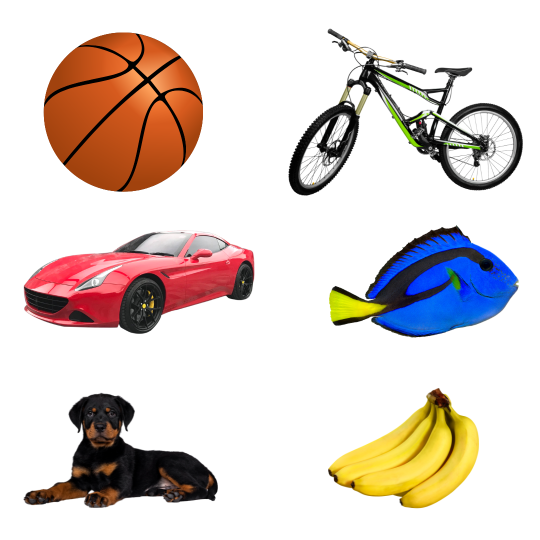
#> input picture image1.png, 1080 x 1080 px (shown at 1/2 size)
$ python object_detector.py image1.png
#> lines starting #> are read from the running program, lines starting #| are printed output that depends on the picture; after the words box and inside, x2 and y2 are one past the last pixel; in counts of white or black regions, pixels touching at a corner belong together
#> further down, original_image is the input picture: shape (1080, 1080, 3); mean B, G, R 203.7, 208.9, 219.8
'''
Name: Brij Vaghani
B00: B00825117
Date Submitted: 28 July 2023

The main purpose of the object_detector.py script is to detect object in any given image using
pre-trained image classification model.
To obtain this goal we will follow the following steps:
1. Apply Gaussian Filter to reduce the noise in the image or frame.
2. Apply Canny Edge Detection to Detect the edges in the image or frame.
3. Apply Adaptive Threshold to enhance the edges obtained in the Canny Edge Detector.
4. Perform Image Segmentation using kMeans Clustering to identify objects in the image.
5. Perform Image Classification to get the details of the identified object and their
   confidence level % using pre-trained ResNet50 model.
All the implementations are explained in details in the following code.
'''
'''
Pre-Requirements:
Run the following script in the terminal before running object_detector.py to install dependencies:
    'pip install -r requirements.txt'
'''
'''
Run object_detector:
To run object_detector run the following in terminal:
    'python3 object_detector.py <image_name>.png'
'''

# import all the required libraries and dependencies to apply the filter
import cv2
import numpy as np
from sklearn.cluster import KMeans
import tensorflow as tf
from tensorflow.keras.applications import ResNet50
from tensorflow.keras.applications.resnet50 import preprocess_input
import sys

# https://docs.opencv.org/4.x/d4/d13/tutorial_py_filtering.html accessed by Brij Vaghani on July 22nd 2023

def gaussian_filter(image,kernel_size):
    '''
    This method adds gausian filter to any image.
    Parameters:
        image
        kernel_size
    Returns:
        filtered_image
    '''
#> called with kernel_size = 3
    kernel = (kernel_size,kernel_size)
    filtered_image =  cv2.GaussianBlur(image,kernel, 0)
    return filtered_image

# https://docs.opencv.org/3.4/da/d22/tutorial_py_canny.html accessed by Brij Vaghani on July 22nd 2023

def canny_edge_detector(image,lower_threshold,upper_threshold):
    '''
    This method applies canny edge detector to get all the edges present in an image.
    Parameters:
        image
        upper_threshold
        lower_threshold
    Returns:
        edges
    '''
#> called with lower_threshold = 75, upper_threshold = 255

    edges = cv2.Canny(image, lower_threshold, upper_threshold)
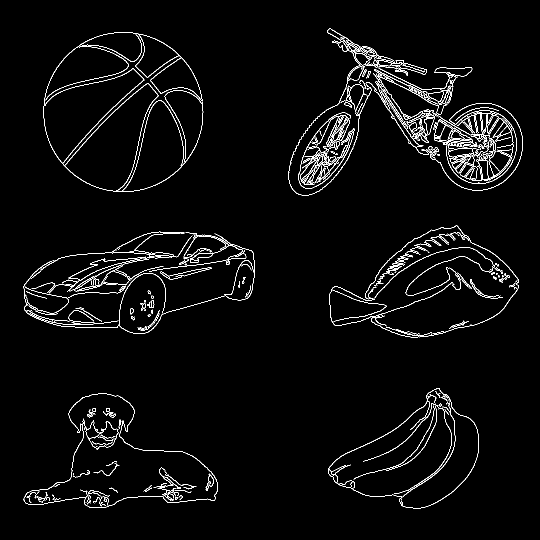
#> edges: shape (1080, 1080) (shown at 1/2 size); 3% white in thin lines or dots, all inside (x1, y1, x2, y2) = (47, 57, 1046, 1017)
    return edges

# https://www.tutorialspoint.com/opencv/opencv_adaptive_threshold.htm accessed by Brij Vaghani on July 22nd 2023

def apply_adaptive_threshold(image,max_value = 255, C = 10 ):
    '''
    This method applies adaptive threshold to enhance the image edges using ADAPTIVE_THRESH_GAUSSIAN_C and THRESH_BINARY
    Parameters:
        image
        max_value = 255
        C = 10
    Returns:
        thresholded_image
    '''
#> called with max_value = 255, C = 10

    adaptive_method = cv2.ADAPTIVE_THRESH_MEAN_C
    threshold_type =  cv2.THRESH_BINARY
    block_size = 11
    thresholded_image = cv2.adaptiveThreshold(image, max_value, adaptive_method,threshold_type,block_size, C)
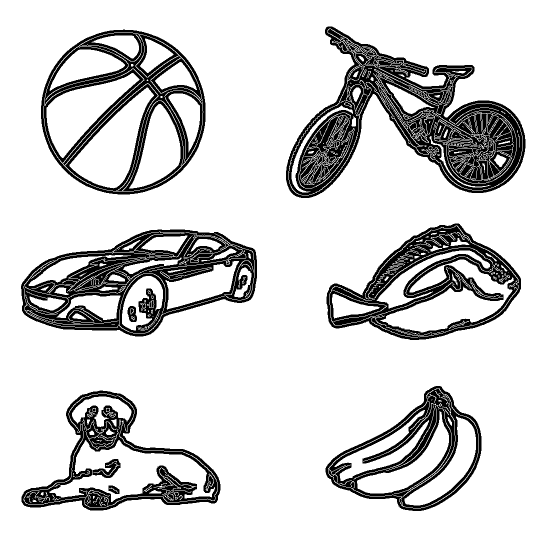
#> thresholded_image: shape (1080, 1080) (shown at 1/2 size); 83.3% white; 20 black regions (11 under 20 px), largest, box (x1, y1, x2, y2) and area: (572, 53, 1051, 396) 57232, (42, 459, 514, 673) 38024, (653, 447, 1042, 680) 28510

    return thresholded_image

# https://www.kdnuggets.com/2019/08/introduction-image-segmentation-k-means-clustering.html accessed by Brij Vaghani on July 25 2023.

def perform_image_segmentation(image, num_clusters):
    '''
    This method performs image segementation using KMeans on the image with enhanced edges to identify the objects.
    Parameters:
        image
        num_clusters
    Returns:
        segmented_image
    '''
#> called with num_clusters = 6

    height, width = image.shape[:2]
#> height = 1080; width = 1080
    reshaped_image = image.reshape(height * width, 1)

    # initialises KMeans
    kmeans = KMeans(n_clusters=num_clusters)
    kmeans.fit(reshaped_image)

    # Applies KMeans
    segmented_image = kmeans.cluster_centers_[kmeans.labels_].reshape(height, width)

    return segmented_image


# https://docs.opencv.org/4.x/d9/d8b/tutorial_py_contours_hierarchy.html accessed by Brij Vaghani on July 26 2023
# https://docs.opencv.org/4.x/d4/d73/tutorial_py_contours_begin.html accessed by Brij Vaghani on July 26 2023
# https://www.geeksforgeeks.org/find-and-draw-contours-using-opencv-python accessed by Brij Vaghani on July 26 2023
# https://docs.opencv.org/4.x/dd/d49/tutorial_py_contour_features.html accessed by Brij Vaghani on July 26 2023

def find_object_contours(segmented_image,original_image):
    '''
    This method find and highlight all the required objects in the image by filter out all the smaller contours using heirarchy in contour
    Parameters:
        segemented_image
        original_image
    Returns:
        contour_area
        rectangles_image
    '''
    # Convert Segmented image to integer for better computation
    segmented_image = segmented_image.astype(int)
#> segmented_image: shape (1080, 1080) int64; values 0 (black) and 254 (white), 83.3% white; 20 black regions (11 under 20 px)
    # using RETR_CCOMP hierarchy to avoid unnecessary contours.
    # it rejects all the children contours further
    hierarchy = cv2.RETR_CCOMP
    # using CHAIN_APPROX_SIMPLE appoximate method to locate contours.
    appoximation_method = cv2.CHAIN_APPROX_SIMPLE
    contours, heirarchy = cv2.findContours(segmented_image,hierarchy,appoximation_method)
#> contours = 4213 contours, 3222 with area under 20; largest, box (x1, y1, x2, y2) and area: (0, 0, 1080, 1080) 1164241, (81, 58, 412, 390) 86168, (82, 59, 411, 389) 85230, (571, 52, 1052, 397) 77318, (572, 53, 1051, 396) 75468

    # variable to store each object's contour.
    objects = []
    # copy original Image to highlight objects in
    objects_image = original_image.copy()

    for i in range(len(contours)):
        # checks the heirarchy of the contour.
        # rejects the countour if the heirarchy is not parent contour.
        if heirarchy[0][i][3] != -1:
            # rejects the contours that are considerably smaller
            if cv2.contourArea(contours[i])>25000:
                # gets the starting point and dimenstion of the rectangle.
                object = cv2.boundingRect(contours[i])

                # checks if no two rectangles are closer than 30px
                if all(abs(object[0] - obj[0]) > 30 or abs(object[1] - obj[1]) > 30 for obj in objects):
                    # Draws the rectangle around object and appends it to the objects array
                    cv2.rectangle(objects_image, (object[0], object[1]), (object[0] + object[2], object[1] + object[3]), (0, 0, 0), 2)
                    objects.append(object)
#> this loop made 4213 passes
#> object on pass 703: (656, 776, 302, 241)
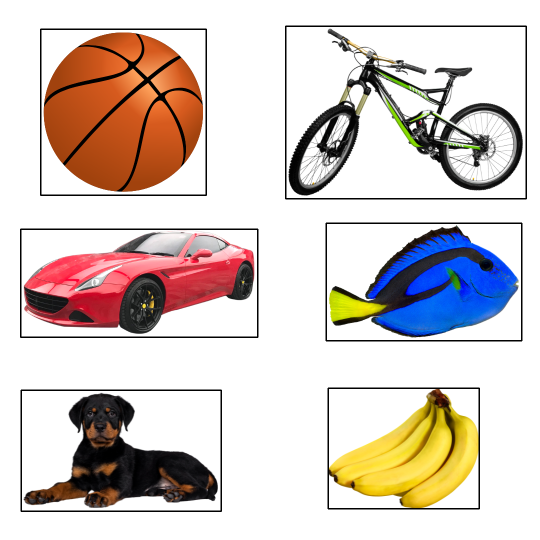
#> objects_image: shape (1080, 1080, 3) (shown at 1/2 size); mean R, G, B 214.6, 203.6, 198.4
#> after the loop, objects = [(656, 776, 302, 241), (42, 780, 400, 242), (41, 458, 474, 216), (652, 446, 391, 235), (81, 58, 331, 332), (571, 52, 481, 345)]

    return objects,objects_image


# https://keras.io/api/applications/resnet/ accessed by Brij Vaghani on July 27 2023
# https://medium.com/@nutanbhogendrasharma/image-classification-with-resnet50-model-12f4c79c216b accessed by Brij Vaghani on July 27 2023
# https://www.tensorflow.org/api_docs/python/tf/keras/applications/resnet50/preprocess_input accessed by Brij Vaghani on July 27 2023
# https://www.geeksforgeeks.org/python-tensorflow-expand_dims/ accessed by Brij Vaghani on July 27 2023

def Resnet50_classification(objects, original_image):
    '''
    This method classifies all the objects in the image using ResNet50 Model
    Parameters:
        objects
        original_image
    Returns:
        final_image
    '''
    model = ResNet50(weights='imagenet', include_top=True)
    final_image = original_image.copy()

    for object in objects:
        x, y, w, h = object
        # draw rectangles to highlight object
        cv2.rectangle(final_image, (object[0], object[1]), (object[0] + object[2], object[1] + object[3]), (0, 0, 0), 2)
        # object area of the object in the image.
        object_area = final_image[y:y+h, x:x+w]
        # resize the object area to 224x224
        object_area = cv2.resize(object_area, (224, 224))
        # Pre-Process the object area
        object_area_preprocessed = preprocess_input(object_area)
        object_area_preprocessed = np.expand_dims(object_area_preprocessed, axis=0)

        # Perform object classification
        predictions = model.predict(object_area_preprocessed)
        predicted_label = tf.keras.applications.resnet50.decode_predictions(predictions, top=1)[0][0]
        object_class, object_description, confidence = predicted_label
        confidence_percentage = round(confidence * 100, 2)  # Calculate the confidence percentage

        # Put the classification results on top of each image
        text = f"{object_description} ({confidence_percentage}%)"
        cv2.putText(final_image, text, (x+10, y - 10), cv2.FONT_HERSHEY_SIMPLEX, 1, (0, 0, 0), 2)

    return final_image


# main method to apply the filter

if __name__ == "__main__":
    if len(sys.argv) != 2:
        print("Not-Found: python3 final_project.py <image.png>")
        sys.exit(1)


    # takes image path as input
    image_path = str(sys.argv[1])
    #reads the original image.
    original_image = cv2.imread(image_path)
    # converts BGR image to RGB image
    original_image = cv2.cvtColor(original_image, cv2.COLOR_BGR2RGB)


    # Declaring the Kernel Size 3 for Gaussian Filter
    kernel_size = 3
    #Applying Gaussian Filter
    filtered_image = gaussian_filter(original_image,kernel_size)


    # Setting the lower threshold to 75 and upper threshold to 255 for edge detection
    lower_threshold = 75
    upper_threshold = 255
    # Apply Canny Edge Detector to perfrom Edge Detection
    edges = canny_edge_detector(filtered_image,lower_threshold, upper_threshold)


    # Apply Adaptive Threshold to the edges received from Canny Edge Detector
    thresholded_image = apply_adaptive_threshold(edges)


    # Sets the number of Cluster to perform KMeans Clustering.
    num_clusters = 6
    # Perform Image Segmentation using KMeans Clustering
    segmented_image = perform_image_segmentation(thresholded_image, num_clusters)


    # find the object in the image using contours.
    objects_areas,object_image = find_object_contours(segmented_image,original_image)
#> objects_areas has the same summary as objects in find_object_contours

    # performs classification in the object areas only in the image.
#> (the run stopped early here; a loop or call above may not have finished)

$ run again, on image3.png
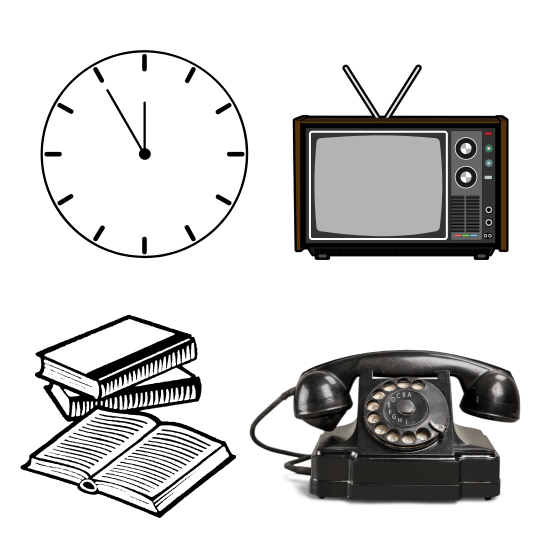
#> input picture image3.png, 1080 x 1080 px (shown at 1/2 size)
#> original_image is the input picture: shape (1080, 1080, 3); mean B, G, R 208.2, 208.6, 209.1
#> in canny_edge_detector, `edges = cv2.Canny(image, lower_threshold, upper_threshold)`:
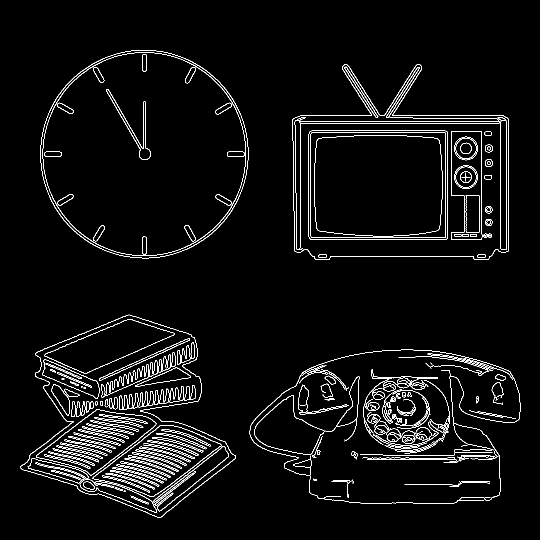
#> edges: shape (1080, 1080) (shown at 1/2 size); 3.7% white in thin lines or dots, all inside (x1, y1, x2, y2) = (41, 100, 1041, 1036)
#> thresholded_image: shape (1080, 1080); 79.7% white; 25 black regions (12 under 20 px), largest, box (x1, y1, x2, y2) and area: (36, 625, 477, 1041) 81652, (494, 694, 1046, 1012) 62379, (612, 256, 990, 485) 31097
#> contours = 4570 contours, 3492 with area under 20; largest, box (x1, y1, x2, y2) and area: (0, 0, 1080, 1080) 1164241, (75, 94, 503, 523) 143901, (76, 95, 502, 522) 142689, (493, 693, 1047, 1013) 135862, (81, 100, 497, 517) 135783
#> after the loop in find_object_contours, `for i in range(len(contours)):`:
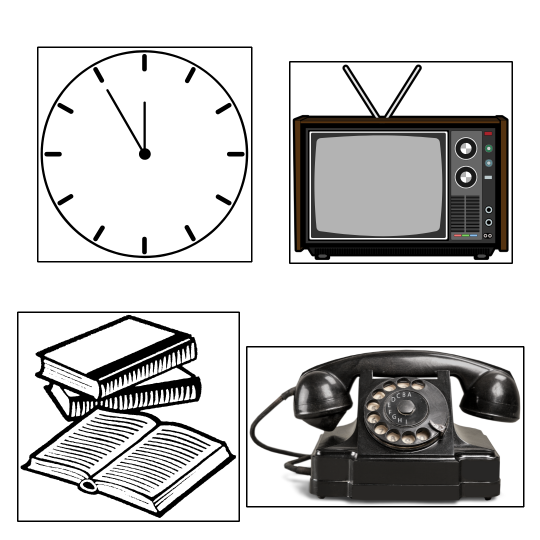
#> objects_image: shape (1080, 1080, 3) (shown at 1/2 size); mean R, G, B 204.3, 203.8, 203.4
#> after the loop in find_object_contours, `for i in range(len(contours)):`: objects = [(617, 261, 279, 219), (493, 693, 554, 320), (35, 624, 443, 418), (579, 123, 445, 403), (75, 94, 428, 429)]
#> objects_areas has the same summary as objects in find_object_contours

$ run again, on image4.png
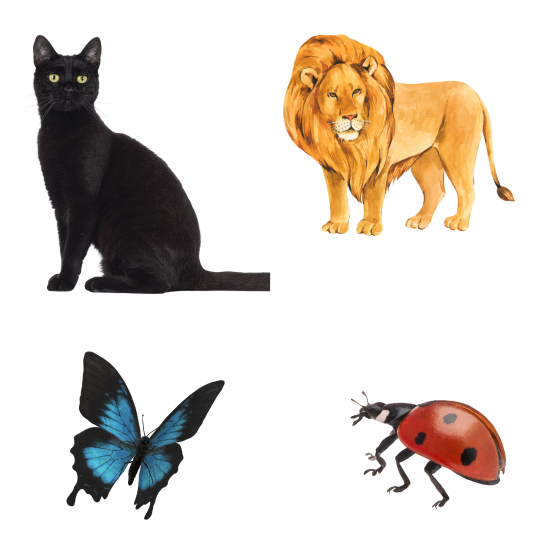
#> input picture image4.png, 1080 x 1080 px (shown at 1/2 size)
#> original_image is the input picture: shape (1080, 1080, 3); mean B, G, R 205.4, 212.8, 220.5
#> in canny_edge_detector, `edges = cv2.Canny(image, lower_threshold, upper_threshold)`:
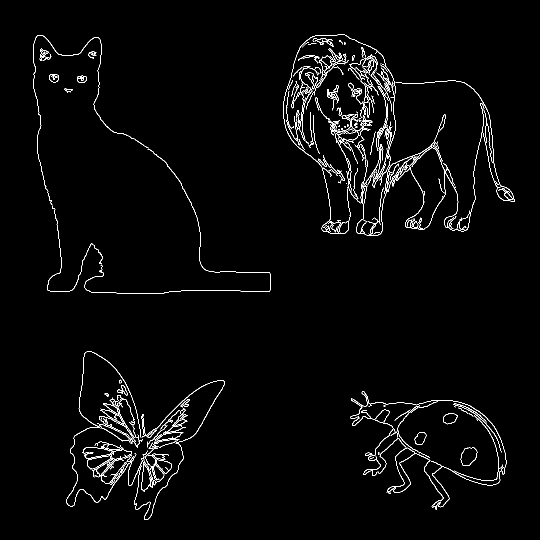
#> edges: shape (1080, 1080) (shown at 1/2 size); 2.1% white in thin lines or dots, all inside (x1, y1, x2, y2) = (66, 68, 1030, 1040)
#> thresholded_image: shape (1080, 1080); 87.5% white; 12 black regions (3 under 20 px), largest, box (x1, y1, x2, y2) and area: (561, 63, 1034, 477) 64170, (128, 698, 454, 1044) 33723, (61, 65, 546, 593) 22532
#> contours = 3173 contours, 2317 with area under 20; largest, box (x1, y1, x2, y2) and area: (0, 0, 1080, 1080) 1164241, (60, 64, 547, 594) 123045, (560, 62, 1035, 478) 121397, (61, 65, 546, 593) 121067, (561, 63, 1034, 477) 119237
#> the loop in find_object_contours, `for i in range(len(contours)):` made 3173 passes
#> object on passes 3170 to 3173: (696, 777, 323, 247), (127, 697, 328, 348), (60, 64, 487, 530), (560, 62, 475, 416)
#> after the loop in find_object_contours, `for i in range(len(contours)):`:
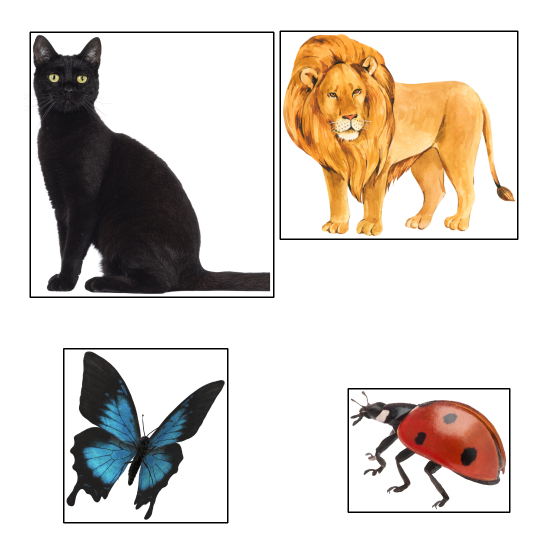
#> objects_image: shape (1080, 1080, 3) (shown at 1/2 size); mean R, G, B 216.4, 208.7, 201.3
#> after the loop in find_object_contours, `for i in range(len(contours)):`: objects = [(696, 777, 323, 247), (127, 697, 328, 348), (60, 64, 487, 530), (560, 62, 475, 416)]
#> objects_areas has the same summary as objects in find_object_contours

$ run again, on image5.png
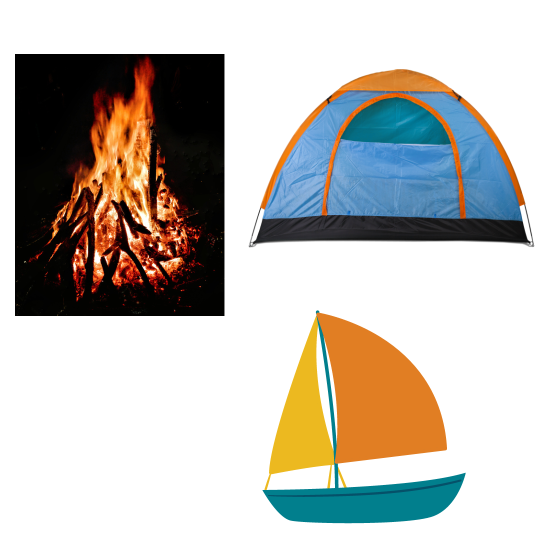
#> input picture image5.png, 1080 x 1080 px (shown at 1/2 size)
#> original_image is the input picture: shape (1080, 1080, 3); mean B, G, R 179.6, 186.2, 190.2
#> in canny_edge_detector, `edges = cv2.Canny(image, lower_threshold, upper_threshold)`:
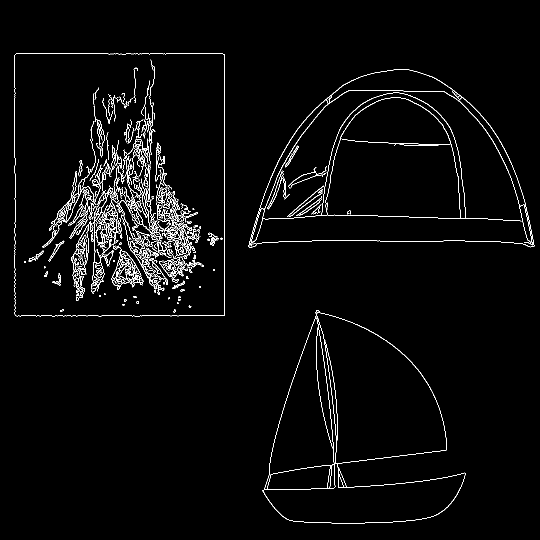
#> edges: shape (1080, 1080) (shown at 1/2 size); 2.5% white in thin lines or dots, all inside (x1, y1, x2, y2) = (29, 107, 1069, 1047)
#> thresholded_image: shape (1080, 1080); 86% white; 46 black regions (32 under 20 px), largest, box (x1, y1, x2, y2) and area: (44, 118, 412, 606) 60629, (493, 133, 1073, 500) 48275, (521, 616, 936, 1052) 29270
#> contours = 4155 contours, 3335 with area under 20; largest, box (x1, y1, x2, y2) and area: (0, 0, 1080, 1080) 1164241, (23, 101, 455, 639) 230815, (24, 102, 454, 638) 228907, (29, 107, 449, 633) 219378, (34, 112, 444, 628) 208990
#> after the loop in find_object_contours, `for i in range(len(contours)):`:
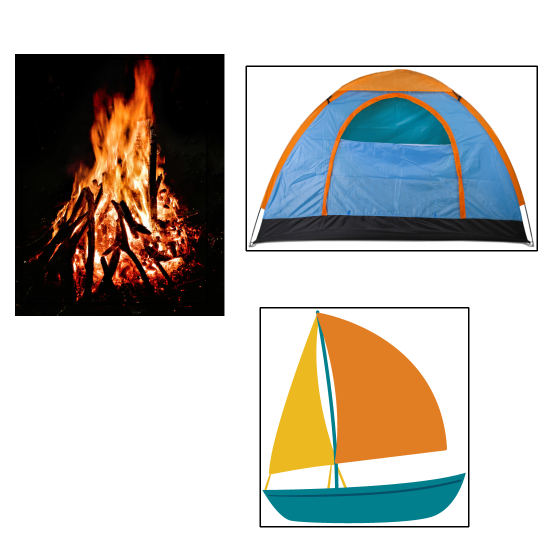
#> objects_image: shape (1080, 1080, 3) (shown at 1/2 size); mean R, G, B 187.8, 183.8, 177.2
#> after the loop in find_object_contours, `for i in range(len(contours)):`: objects = [(43, 117, 370, 490), (520, 615, 417, 438), (492, 132, 582, 369)]
#> objects_areas has the same summary as objects in find_object_contours
